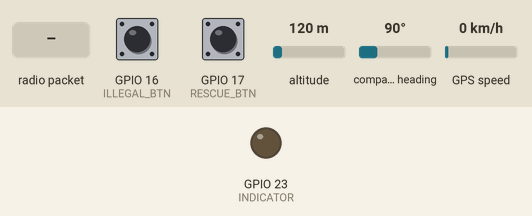
This sketch was run on a simulated ESP32. Parts: output pins drawn as LEDs (lit = HIGH). The test bench sets the inputs (shaded band); at power-on: GPIO 16 (ILLEGAL_BTN) LOW, GPIO 17 (RESCUE_BTN) LOW, altitude 120 m, compass heading 90°, GPS speed 0 km/h. The GPS gets a fix after 3 s at 37.7749, -122.4194 with 8 satellites; no radio packets arrive unless stated.

Above: at 1.2 s.
1.3 s: radio packet "1" arrives
At 4.05 s:
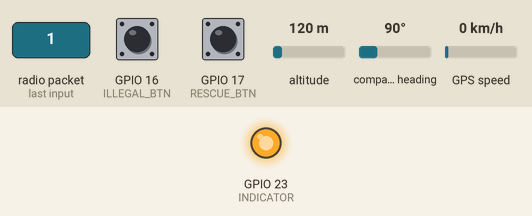
Timing chart, 0 to 5.6 s (numbered marks = the images above; inputs shaded):
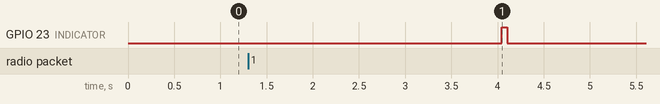

Measured:
- after the input at 1.3 s, GPIO 23 (INDICATOR): LOW → HIGH after 2.7 s, → LOW 0.06 s later

The sketch:

h-node-demo.ino
```cpp
/*
Hydraean Node
Firmware for Hydraean Node Devices
----------------------------------
Author: Bryce Narciso C. Mercines
*/

// Import required libraries
#include "WiFi.h"
#include "ESPAsyncWebServer.h"

// for Parsing GPS Data
#include <TinyGPS++.h>

// The TinyGPS++ object
TinyGPSPlus gps;
String GPS_DATA;

//Libraries for LoRa
#include <SPI.h>
#include <LoRa.h>

//define the pins used by the LoRa transceiver module
#define SCK 5
#define MISO 19
#define MOSI 27
#define SS 18
#define RST 14
#define DIO0 26

// define hardware triggers
#define RESCUE_BTN 17
#define ILLEGAL_BTN 16

// LED Indicator
#define INDICATOR 23

// Most performant ISM Band (Philippines) good RSSI
#define BAND 923E6

// device unique ID

String UID = "HN-0001";


String LoRaData;

// Replace with your network credentials
const char *ssid = "Seantinel_Node";
const char *password = "";

// Create AsyncWebServer object on port 80
AsyncWebServer server(80);

const char index_html[] PROGMEM = R"rawliteral(
<!doctype html><html><head><style>body {
  background: #07042C;
  color: #fff;
  font-family: Arial, Helvetica, sans-serif;
  width: 100%;
  padding-top: 20px;
  text-align: center;
}

h2 {
  font-size: 1.8rem;
  font-weight: 100;
  margin-top: 5px;
}

.content {
  width: 100%;
  height: 100vh;
  display: flex;
  flex-direction: column;
  max-width: 750px;
}

button {
  background: rgb(31, 38, 100);
  padding: 20px 30px;
  border: 0px;
  font-size: 20px;
  color: #fff;
  width: 100%
}

#sbt {
  background: rgb(18, 71, 156);
}

.sd {
  background: linear-gradient(to right, rgb(74, 207, 174), rgb(0, 204, 255)) !important;
  box-shadow: -1px 17px 31px -10px rgba(52, 224, 204, 0.876) !important;
}

.at {
  background: rgb(13, 133, 185) !important;
  box-shadow: -1px 2px 10px -1px rgba(50, 168, 219, 0.84) !important;
}

.am {
  background: rgb(185, 13, 90) !important;
  box-shadow: -1px 2px 10px -1px rgba(219, 50, 216, 0.84) !important;
}

#text {
  height: 120px;
  padding: 20px;
  background: rgb(10, 10, 37);
  color: #fff;
  font-size: 15px;
     border-radius: 5px;
  border: 2px solid rgb(72, 235, 186);
}

.df {
  display: flex;
  justify-content: center;
  width: 100%;
}

#fs {
  display: none;
  margin-top: 20px;
}

.screen-ut {
  display: none;
  margin-top: 20px;
}

.card {
  background: rgba(99, 98, 101, 0.5);
  border-radius: 3px;
  padding: 0px;
  text-align: left;
  width: 88%;
  margin-bottom: 20px;
  display: flex;
  flex-direction: column;
}

.card span {
  padding: 10px;
  border-bottom: 0.3px solid rgb(131, 128, 128);
}

strong {
  color: rgb(255, 187, 0);
}

b {
  font-size: 19px;
}

#user-info{
  padding: 10px;
}

input{
  background: rgba(0,0,0,0.3);
  color: #fff;
  padding: 14px;
  width: 70%;
  font-size: 20px;
    border-radius: 5px;
  border: 2px solid rgb(60, 155, 126);
}

#sbt{
  outline: none;
  width: 200px;
  border-radius: 70px;
}

.lds-ripple {
  display: inline-block;
  position: relative;
  width: 10px;
  height: 10px;
  top: -37px;
  left: -50px;
}
.lds-ripple div {
  position: absolute;
  border: 4px solid #fff;
  opacity: 1;
  border-radius: 50%;
  animation: lds-ripple 1s cubic-bezier(0, 0.2, 0.8, 1) infinite;
}
.lds-ripple div:nth-child(2) {
  animation-delay: -0.5s;
}
@keyframes lds-ripple {
  0% {
    top: 36px;
    left: 36px;
    width: 0;
    height: 0;
    opacity: 1;
  }
  100% {
    top: 0px;
    left: 0px;
    width: 72px;
    height: 72px;
    opacity: 0;
  }
}</style></head><body>
    <!DOCTYPE HTML>
<html>

<head>
  <meta name="mobile-web-app-capable" content="yes">
  <meta name="viewport" content="width=device-width, initial-scale=1, maximum-scale=1, user-scalable=0">
  <meta name="theme-color" content="#07042C">
  <title>Seantinel</title>
  </style>
</head>

<body>
  <?xml version="1.0" encoding="UTF-8"?>
  <svg width="48px" height="48px" viewBox="0 0 48 48" version="1.1" xmlns="http://www.w3.org/2000/svg"
    xmlns:xlink="http://www.w3.org/1999/xlink">
    <defs>
      <polygon id="path-1"
        points="6.46445498 6.46445498 37.535545 6.46445498 37.535545 37.535545 6.46445498 37.535545"></polygon>
    </defs>
    <g id="Web" stroke="none" stroke-width="1" fill="none" fill-rule="evenodd">
      <g id="Oval-2" transform="translate(2.000000, 2.000000)">
        <mask id="mask-2" fill="white">
          <use xlink:href="#path-1"></use>
        </mask>
        <use id="Rectangle" stroke="#FFFFFF" stroke-width="2"
          transform="translate(22.000000, 22.000000) rotate(-315.000000) translate(-22.000000, -22.000000) "
          xlink:href="#path-1"></use>
        <polyline id="Path-4" stroke="#FFFFFF" stroke-width="2" mask="url(#mask-2)"
          points="17.5 10 22 5 26.5 10">
        </polyline>
        <polyline id="Path-4" stroke="#FFFFFF" stroke-width="2" mask="url(#mask-2)"
          transform="translate(35.500000, 21.500000) rotate(-270.000000) translate(-35.500000, -21.500000) "
          points="31 24 35.5 19 40 24"></polyline>
        <polyline id="Path-4" stroke="#FFFFFF" stroke-width="2" mask="url(#mask-2)"
          transform="translate(7.500000, 22.000000) rotate(-90.000000) translate(-7.500000, -22.000000) "
          points="3 24.5 7.5 19.5 12 24.5"></polyline>
        <path
          d="M15.1503091,25.9999088 L22.0281203,32.7593626 L26.8720004,27.9999646 C28.5576209,28.5342426 30.1175778,28.9626562 31.8242306,28.9626562 C34.6602581,28.9626562 37.3855145,28.216336 40,26.7236955 L36.42819,36.0276813 L20.1303788,48 L6,32.7593626 L7.65707113,29.4781856 C9.41978426,27.412858 11.9175303,26.2534324 15.1503091,25.9999088 Z"
          id="Combined-Shape" stroke="#FFFFFF" stroke-width="2" mask="url(#mask-2)"></path>
        <path
          d="M18.885947,30.0028508 L21.979209,33.0045111 L24.2883312,30.7636175 C26.3568126,31.282893 27.9877342,31.902255 30.0194005,32.0839307 C32.2799198,32.2860709 34.2734529,32.096538 36,31.515332 L36,39.0373962 L19.946487,49 L9,36.2813923 L10.6801673,32.995338 C12.9580342,30.9368416 15.6932942,29.9393459 18.885947,30.0028508 Z"
          id="Combined-Shape" stroke="#FFFFFF" stroke-width="2" mask="url(#mask-2)"></path>
        <path
          d="M13.6767091,36.2630943 C15.9620376,34.0876981 18.0194473,33 19.848938,33 C22.5931742,33 23.2206654,33.5540883 26.9756992,34.225247 C29.4790551,34.6726861 31.4172133,34.7467369 32.7901737,34.4473994 L38,40.4096419 L20.4764292,44 L12,39.6202858 L13.6767091,36.2630943 Z"
          id="Path-3" stroke="#FFFFFF" stroke-width="2" mask="url(#mask-2)"></path>
        <path
          d="M16.8298616,39.5094364 C18.7361072,37.3593856 20.4522404,36.2843602 21.9782611,36.2843602 C24.2672922,36.2843602 24.7906972,36.8319929 27.9228581,37.4953319 C30.0109654,37.9375579 31.6276281,38.010746 32.7728463,37.714896 L37.1184834,43.6076729 L22.5016661,47.1561999 L15.4312796,42.8275135 L16.8298616,39.5094364 Z"
          id="Path-3" stroke="#FFFFFF" stroke-width="2" mask="url(#mask-2)"
          transform="translate(26.274882, 41.720280) rotate(-8.000000) translate(-26.274882, -41.720280) ">
        </path>
        <polygon id="Rectangle" stroke="#FFFFFF" stroke-width="2" mask="url(#mask-2)"
          transform="translate(21.895735, 21.895735) rotate(-315.000000) translate(-21.895735, -21.895735) "
          points="14.3886256 14.3886256 29.4028436 14.3886256 29.4028436 29.4028436 14.3886256 29.4028436">
        </polygon>
        <polygon id="Rectangle" stroke="#FFFFFF" stroke-width="2" mask="url(#mask-2)"
          transform="translate(22.000000, 22.000000) rotate(-315.000000) translate(-22.000000, -22.000000) "
          points="19.1848341 19.1848341 24.8151659 19.1848341 24.8151659 24.8151659 19.1848341 24.8151659">
        </polygon>
        <line x1="10.835" y1="21.875" x2="-0.055" y2="22.125" id="Line-4" stroke="#FFFFFF" stroke-width="2"
          stroke-linecap="square" mask="url(#mask-2)"></line>
        <line x1="43" y1="21.5" x2="32.1078431" y2="21.75" id="Line-4" stroke="#FFFFFF" stroke-width="2"
          stroke-linecap="square" mask="url(#mask-2)"></line>
        <line x1="21.875" y1="10.945" x2="22.125" y2="0.055" id="Line-4" stroke="#FFFFFF" stroke-width="2"
          stroke-linecap="square" mask="url(#mask-2)"></line>
      </g>
    </g>
  </svg>
  <h2>Seantinel</h2>
  <center>
    <div class="content">

      <div class="df">
        <button id="rt" class="at" onclick="tab('rt')">
           Report
         </button>

        <button id="ut" onclick="tab('ut')">
           Profile
        </button>
      </div>
      <br/>

      <div id="rs" class="content screen-rt">
        <div class="df">
          <button id="if" class="am" onclick="sm('if')">
           &#128680 Illegal Fishing
         </button>
          <button id="cr" onclick="sm('cr')">
        &#127384 Call for Rescue
         </button>
        </div>
        <br/>
        <textarea placeholder="Message to send: (500 chars)" id="text" onkeyup="cw()"></textarea>
        <br/>
        <center>
          <button id="sbt" onclick="st()">
        Send
     </button>
        </center>
        <br/>
        <br/>
        <button onclick="rx()">
        Reset
    </button>
      </div>


      <!-- end feed -->

      <div id="ut" class="content screen-ut">
        <center>
          <div id="user-info">
            <h3>User Info</h3>
            <p>Simply provide your full name, this part is optional
              <br/>but if given, will be used as a reportee name for any type of report you set</p>
              <hr />
              <p>Full Name:</p>
              <input id="name" placeholder="Full Name"/>
              <p>Operation Zone:</p>
              <input id="address" placeholder="Address / Location"/>
          </div>
              <br/>
              <button onclick="saveInfo()">Save</button>
        </center>
      </div>

      <div>
  </center>
</body>

</html><script type="text/javascript">const ax = "http://192.168.4.1"
const el = (x) => { return document.querySelector(x) }
const jp = (x) => { return JSON.parse(x) }
const js = (x) => { return JSON.stringify(x) }
const ss = (x) => { el(x).style.display = "flex" }
const hs = (x) => { el(x).style.display = "none" }

var at = "rt"
var am = "if"


let sending = false

function sendText() {
  let data = document.getElementById('text').value;

  if (data.trim() !== "" && data.length < 501) {

    let rdata = {
      name: localStorage.name ? localStorage.name : "Anonymous",
      addr: localStorage.address ? localStorage.address : "N/A",
      desc: data,
      mode: am,
      uid: "HN-00001",
      date: Date.now()
    }

    fetch(`${ax}/report?text=${js(rdata)}`)

  } else {
    alert('Message is required! it must be between 1 to 500 characters long')
  }
}

function st() {
  let btn = el(`#sbt`);
  if (!sending) {
    btn.classList.add('sd')
    btn.innerHTML = `<div class="lds-ripple"><div></div><div></div></div> Sending...`
    sending = true;
  } else {
    btn.classList.remove('sd')
    btn.innerHTML = "Send"
    sending = false;
  }
}

function tab(s) {
  if (s !== rt) {
    el('.at').classList.remove("at");
    el(`#${s}`).classList.add("at")

    hs(`.screen-${at}`)
    ss(`.screen-${s}`)

    at = s;
  }
}


function sm(m) {
  if (m !== am) {
    el('.am').classList.remove("am");
    el(`#${m}`).classList.add("am")
    am = m;
  }
}


function cw() {
  let tb = el('#text').value;
  if (tb.length > 500) {
    alert('Message is too long, it must be less than 500 characters.')
  }
  el('#sbt').innerText = `(${tb.length}) Send`
}

function rx() {
  el('#text').value = "";
  cw();
  if (sending) {
    st()
  }
}

function setInfo() {
  let name = el('#name')
  let addr = el('#address')

  name.value = localStorage.name ? localStorage.name : "";
  addr.value = localStorage.address ? localStorage.address : "";
}

function saveInfo() {
  let name = el('#name')
  let addr = el('#address')

  localStorage.name = name.value !== "" ? name.value : "";
  localStorage.address = addr.value !== "" ? addr.value : "";
  setInfo()

  alert('Saved Changes!')
}

window.onload = () => {
  setInfo();
}

setInterval(()=>{
  if(sending){
    sendText()
  }
},4000)</script></body><html>

)rawliteral";

void sendData(String LORA_DATA)
{
  digitalWrite(INDICATOR,HIGH);
  LoRa.beginPacket();
  LoRa.print(LORA_DATA);
  LoRa.endPacket();
  digitalWrite(INDICATOR,LOW);
}

void echoMechanism()
{
  // testing echo
  int packetSize = LoRa.parsePacket();
  if (packetSize)
  {
    //received a packet

    //read packet
    while (LoRa.available())
    {
      LoRaData = LoRa.readString();
      sendData(LoRaData);
      delay(2000);
    }
  }
  else
  {
    delay(3000);
  }
}

void setup()
{
  // Serial Port for communicating to GPS Module
  Serial.begin(9600);

  // set manual button pinmode
  pinMode(RESCUE_BTN, INPUT);
  pinMode(RESCUE_BTN, INPUT);

  // LED INDICATOR
  pinMode(INDICATOR, OUTPUT);

  //SPI LoRa pins
  SPI.begin(SCK, MISO, MOSI, SS);
  //setup LoRa transceiver module
  LoRa.setPins(SS, RST, DIO0);

  if (!LoRa.begin(BAND))
  {
    // Starting LoRa Fails
    while (1)
      ;
  }

  // Remove the password parameter, if you want the AP (Access Point) to be open
  WiFi.softAP(ssid, password);

  // Route for root / web page
  server.on("/", HTTP_GET, [](AsyncWebServerRequest *request) {
    request->send_P(200, "text/html", index_html);
  });


  // for sending data (test)
  server.on("/report", HTTP_GET, [](AsyncWebServerRequest *request) {
    // try and capture parameters
    int paramsNr = request->params();

    for (int i = 0; i < paramsNr; i++)
    {
      AsyncWebParameter *p = request->getParam(i);

      String webData = p->value();

      String formData = "{\"payload\":\""+webData+",\"location\": {\"lat\": 121.001433, \"lng\": 14.507936}}";

      sendData(formData);
      echoMechanism();
    }

    request->send_P(200, "text/plain", "recieved");
  });

  // Start server
  server.begin();
}

String report(String type, String msg, String title){
  return "{\"details\":\""+msg+"\",\"device_id\":\""+UID+"\",\"type\":\""+type+"\",\"title\":\""+title+"\",\"name\":\""+title+"\",\"reportee\":\"N/A\",\"source_platform\":\"node\",\"coordinates\":{\"long\":121.001433,\"lat\":14.507936}}";
}

void loop()
{

  // Testing GPS data output
  while (Serial.available() > 0){
    gps.encode(Serial.read());
    if (gps.location.isUpdated()){
     GPS_DATA = "{\"lat\": "+String(gps.location.lat())+",\"long\": "+String(gps.location.lng())+ "}";
    }
  }

  int EMB = digitalRead(RESCUE_BTN);
  int IFB = digitalRead(ILLEGAL_BTN);

  if(EMB == HIGH){
     String eReport = report("emergency", "EMERGENCY DISTRESS CALL", "EMERGENCY DISTRESS CALL");
     sendData(eReport);
  }

  if(IFB == HIGH){
     String eReport = report("illegal_fishing", "Illegal Fishing Activity", "Illegal Fishing Alert!");
     sendData(eReport);
  }


  // for echoing data
  echoMechanism();
}
```
